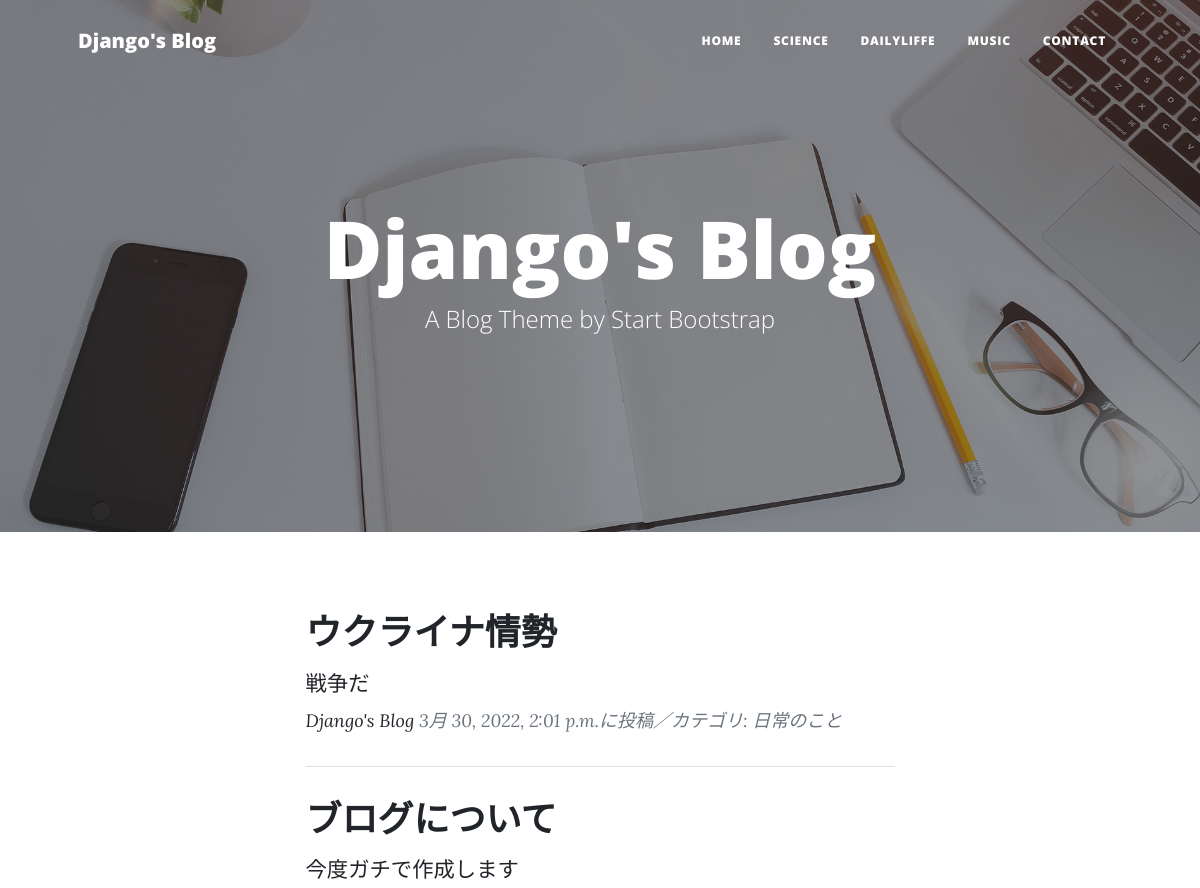
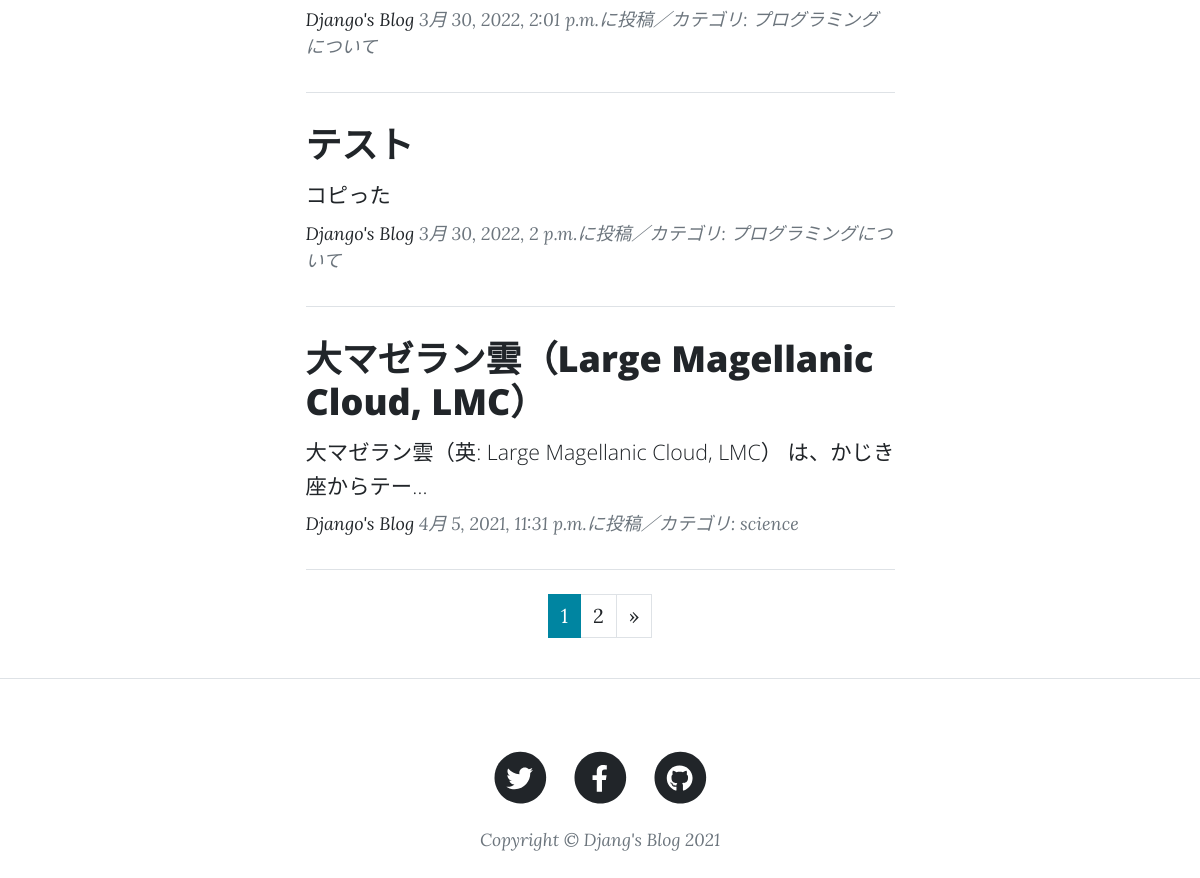
The page / on the database its author committed (2 pictures, top to bottom).
### blog/models.py (models this page shows, shortened)
class BlogPost(models.Model):
    CATEGORY = (('将棋', '将棋'), ('日常のこと', '日常のこと'), ('プログラミングについて', 'プログラミングについて'))
    title = models.CharField(
        verbose_name='タイトル', # フィールドのタイトル
        max_length=200        # 最大文字数は200
        )
    content = models.TextField(
        verbose_name='本文'   # フィールドのタイトル
        )
    posted_at = models.DateTimeField(
        verbose_name='投稿日時', # フィールドのタイトル
        auto_now_add=True       # 日時を自動追加
        )
    category = models.CharField(
        verbose_name='カテゴリ', # フィールドのタイトル
        max_length=50,        # 最大文字数は50
        choices=CATEGORY
        )

### blog/views.py (the view)
# urls.py: path('', views.IndexView.as_view(), name='index'),
class IndexView(ListView):
    template_name ='index.html'
    context_object_name = 'orderby_records'
    queryset = BlogPost.objects.order_by('-posted_at')
    paginate_by = 4

### blog/templates/index.html (shortened to what this page needs)
{% extends 'base.html' %}
{% load static %}
  {% block header %}
  <header class="masthead"
          style="background-image: url({% static 'assets/img/home-bg.jpg' %})">
    <div class="container position-relative px-4 px-lg-5">
      <div class="row gx-4 gx-lg-5 justify-content-center">
        <div class="col-md-10 col-lg-8 col-xl-7">
          <div class="site-heading">
            <h1>Django's Blog</h1>
            <span class="subheading">A Blog Theme by Start Bootstrap</span>
          </div>
        </div>
      </div>
    </div>
  </header>
  {% endblock %}
  {% block contents %}
  <div class="container px-4 px-lg-5">
    <div class="row gx-4 gx-lg-5 justify-content-center">
      <div class="col-md-10 col-lg-8 col-xl-7">
        {% for record in orderby_records %}
        <div class="post-preview">
          <a href="{% url 'blog:blog_detail' record.pk %}">
            <h2 class="post-title">
              {{record.title}}
            </h2>
            <h3 class="post-subtitle">
              <span style="font-size : 16pt">
                {{record.content|truncatechars:50}}
              </span>
            </h3>
          </a>
          <p class="post-meta">
            <a href="#">Django's Blog</a>
            {{record.posted_at}}に投稿／カテゴリ:
            {{record.category}}</p>
        </div>
        <hr class="my-4" />
        {% endfor %}
        {% include "pagination.html" %}
      </div>
    </div>
  </div>
  <hr class="my-4" />
  {% endblock %}

### blog/templates/base.html (shortened to what this page needs)
{% load static %}
<!DOCTYPE html>
<html lang="ja">
<head>
  <link href={% static 'css/styles.css' %} rel="stylesheet" />
</head>
<body>
  <nav class="navbar navbar-expand-lg navbar-light"
       id="mainNav">
    <div class="container px-4 px-lg-5">
      <a class="navbar-brand"
         href={% url 'blog:index' %}>Django's Blog</a>
      <div class="collapse navbar-collapse" id="navbarResponsive">
        <ul class="navbar-nav ms-auto py-4 py-lg-0">
          <li class="nav-item">
            <a class="nav-link px-lg-3 py-3 py-lg-4"
               href="{% url 'blog:index' %}">Home</a>
          </li>
          <li class="nav-item">
            <a class="nav-link px-lg-3 py-3 py-lg-4"
               href="{% url 'blog:science_list' %}">SCIENCE</a>
          </li>
          <li class="nav-item">
            <a class="nav-link px-lg-3 py-3 py-lg-4"
               href="{% url 'blog:dailylife_list' %}">DAILYLIFFE</a>
          </li>
          <li class="nav-item">
            <a class="nav-link px-lg-3 py-3 py-lg-4"
               href="{% url 'blog:music_list' %}">MUSIC</a>
          </li>
          <li class="nav-item">
            <a class="nav-link px-lg-3 py-3 py-lg-4"
               href="{% url 'blog:contact' %}">CONTACT</a>
          </li>
        </ul>
      </div>
    </div>
  </nav>
  {% block header %}{% endblock %}
  {% block contents %}{% endblock %}
  <footer>
    <div class="container px-4 px-lg-5">
      <div class="row gx-4 gx-lg-5 justify-content-center">
        <div class="col-md-10 col-lg-8 col-xl-7">
          <ul class="list-inline text-center">
            <li class="list-inline-item">
              <a href="https://twitter.com/">
                <span class="fa-stack fa-lg">
                  <i class="fas fa-circle fa-stack-2x"></i>
                  <i class="fab fa-twitter fa-stack-1x fa-inverse"></i>
                </span>
              </a>
            </li>
            <li class="list-inline-item">
              <a href="https://www.facebook.com/">
                <span class="fa-stack fa-lg">
                  <i class="fas fa-circle fa-stack-2x"></i>
                  <i class="fab fa-facebook-f fa-stack-1x fa-inverse"></i>
                </span>
              </a>
            </li>
            <li class="list-inline-item">
              <a href="https://github.co.jp/">
                <span class="fa-stack fa-lg">
                  <i class="fas fa-circle fa-stack-2x"></i>
                  <i class="fab fa-github fa-stack-1x fa-inverse"></i>
                </span>
              </a>
            </li>
          </ul>
          <div class="small text-center text-muted fst-italic">
            Copyright &copy; Djang's Blog 2021</div>
        </div>
      </div>
    </div>
  </footer>
</body>
</html>

### blog/templates/pagination.html (shortened to what this page needs)
{% if is_paginated %}
  <ul class="pagination" style="justify-content:center">
    {% for num in paginator.page_range %}
      {% if page_obj.number == num %}
        <li class="page-item active">
          <span class="page-link">{{ num }}</span>
        </li>
        {% else %}
        <li class="page-item">
          <a class="page-link" href="?page={{ num }}">{{ num }}</a>
        </li>
      {% endif %}
    {% endfor %}
    {% if page_obj.has_next %}
      <li class="page-item">
        <a class="page-link"
           href="?page={{ page_obj.next_page_number }}"
           aria-label="Next">
          <span aria-hidden="true">&raquo;</span>
        </a>
      </li>
    {% endif %}
  </ul>
{% endif %}

### rows shown on the page
BlogPost: title "ウクライナ情勢", content "戦争だ", posted_at "3月 30, 2022, 2:01 p.m.", category "日常のこと"
BlogPost: title "ブログについて", content "今度ガチで作成します", posted_at "3月 30, 2022, 2:01 p.m.", category "プログラミングについて"
BlogPost: title "テスト", content "コピった", posted_at "3月 30, 2022, 2 p.m.", category "プログラミングについて"
BlogPost: title "大マゼラン雲（Large Magellanic Cloud, LMC）", content "大マゼラン雲（英: Large Magellanic Cloud, LMC） は、かじき座からテー…", posted_at "4月 5, 2021, 11:31 p.m.", category "science"

### other values the page prints
{{ num }} "1"
{{ num }} "2"
